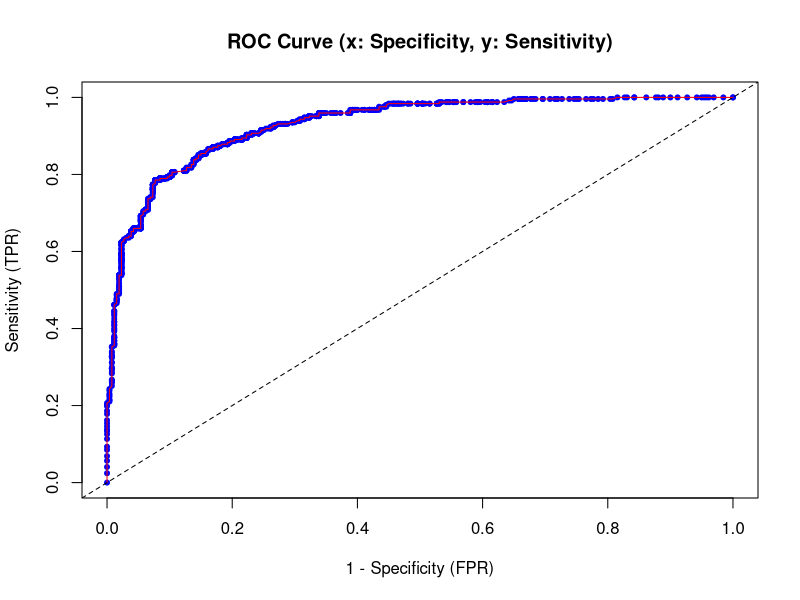

Write the R code that produced this figure.
# Load packages
library(gclus)
library(pROC)

# ----------------------------
# 1. Data preparation and GLM model
# ----------------------------
# Load the data 
data(body, package="gclus")
# names(body)
# str(body)
# head(body)

# Subset to only the three variables and convert Gender to a factor.
body <- within(body[, c("Weight", "Height",  "Gender")], {
  Gender <- as.factor(Gender)
  }) 

# Fit the GLM (logistic regression) using Height and Weight as predictors.
GLM_model <- glm(Gender ~ Weight +Height, family=binomial(logit), data=body)
summary(GLM_model)

# Extract fitted probabilities.
body<- within(body, {
  fitted.GLM_model <- fitted(GLM_model) 
})

# ----------------------------
# 2. Generate Predictions for a Sequence of Cutoffs
# ----------------------------
# Create a sequence of cutoff values.
thresholds <- seq(0, 1, 0.001)

# Using sapply to compute predictions for each threshold.
# Each column in pred_matrix corresponds to 1*(fitted.GLM_model > cutoff) for one cutoff.
pred_matrix <- sapply(thresholds, function(cutoff) 1 * (body$fitted.GLM_model > cutoff))

# ----------------------------
# 3. Compute Sensitivity and Specificity for each cutoff
# ----------------------------
# Convert actual Gender values to binary indicator.
# Assuming the second level of Gender is the "positive" class.
actual <- ifelse(body$Gender == levels(body$Gender)[2], 1, 0)

# Sensitivity (TP / (TP + FN)) and Specificity (TN / (TN + FP))
sensitivity <- sapply(1:ncol(pred_matrix), function(i) {
  preds <- pred_matrix[, i]
  TP <- sum(preds == 1 & actual == 1)
  FN <- sum(preds == 0 & actual == 1)
  if ((TP + FN) == 0) NA else TP / (TP + FN)
})

specificity <- sapply(1:ncol(pred_matrix), function(i) {
  preds <- pred_matrix[, i]
  TN <- sum(preds == 0 & actual == 0)
  FP <- sum(preds == 1 & actual == 0)
  if ((TN + FP) == 0) NA else TN / (TN + FP)
})

# Combine into a data frame.
roc_data <- data.frame(Threshold = thresholds, Specificity = specificity, Sensitivity = sensitivity)

# ----------------------------
# 4. Plot the ROC Curve (x: Specificity, y: Sensitivity)
# ----------------------------
plot(1 - roc_data$Specificity, roc_data$Sensitivity,
     xlab = "1 - Specificity (FPR)", 
     ylab = "Sensitivity (TPR)",
     main = "ROC Curve (x: Specificity, y: Sensitivity)",
     pch = 20,          # Small filled circles
     col = "blue")      # Points in blue

# Connect the points with a line.
lines(1 - roc_data$Specificity, roc_data$Sensitivity, col = "red")

# Optionally, add a reference line (a random classifier would be near the diagonal of specificity vs. sensitivity)
abline(0, 1, lty = 2)
